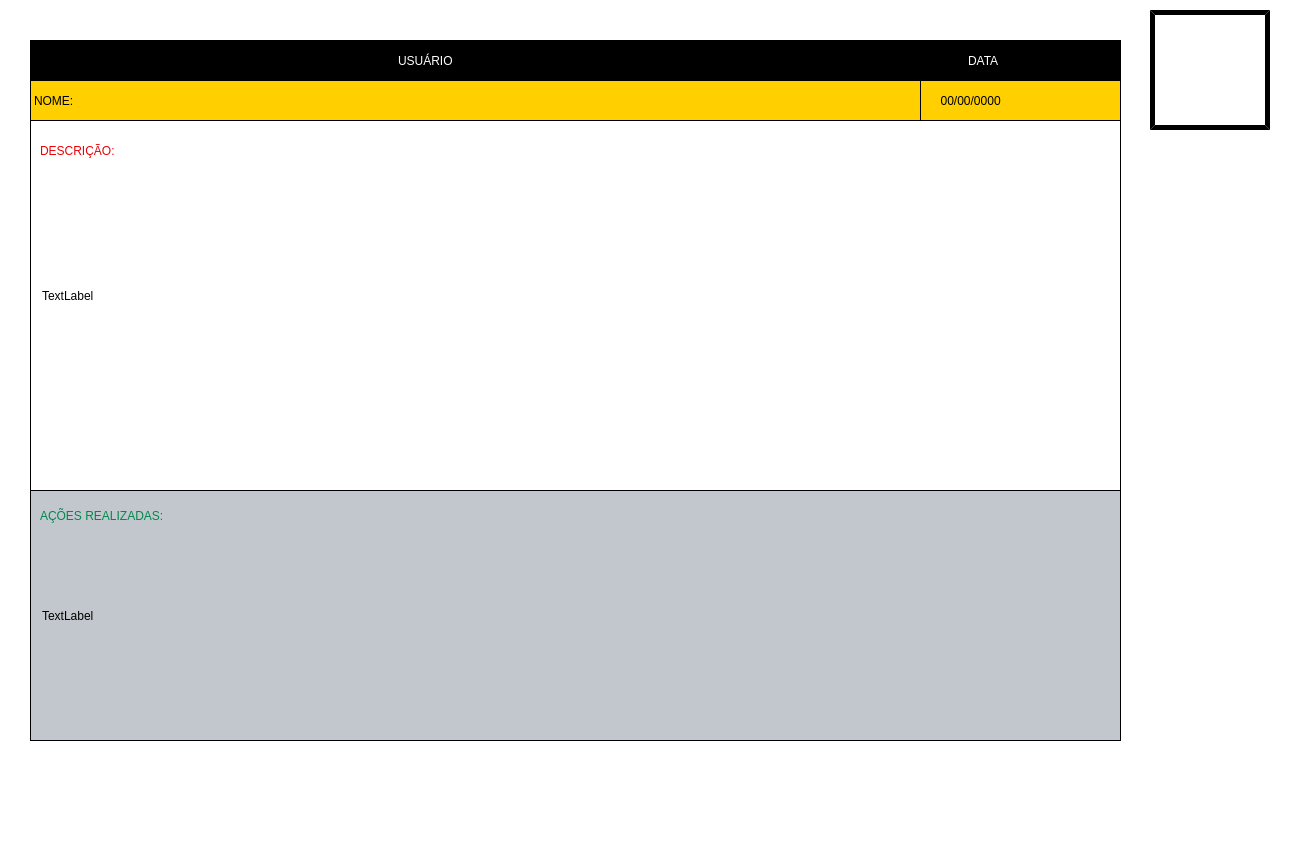
<?xml version="1.0" encoding="UTF-8"?>
<ui version="4.0">
 <class>Ficha_incidente</class>
 <widget class="QMainWindow" name="Ficha_incidente">
  <property name="geometry">
   <rect>
    <x>0</x>
    <y>0</y>
    <width>1290</width>
    <height>841</height>
   </rect>
  </property>
  <property name="minimumSize">
   <size>
    <width>1290</width>
    <height>841</height>
   </size>
  </property>
  <property name="maximumSize">
   <size>
    <width>1290</width>
    <height>841</height>
   </size>
  </property>
  <property name="windowTitle">
   <string>MainWindow</string>
  </property>
  <property name="styleSheet">
   <string notr="true">background-color: rgb(255, 255, 255);</string>
  </property>
  <property name="animated">
   <bool>true</bool>
  </property>
  <widget class="QWidget" name="centralwidget">
   <widget class="QPushButton" name="botao_home">
    <property name="geometry">
     <rect>
      <x>1150</x>
      <y>10</y>
      <width>120</width>
      <height>120</height>
     </rect>
    </property>
    <property name="styleSheet">
     <string notr="true">
border-style: outset;
border-color: rgb(0, 0, 0);
border-width:5px;
font: 75 65pt &quot;Bosch Sans Bold&quot;;
border-radius: 0px;
background-color: rgb(255, 255, 255);
</string>
    </property>
    <property name="text">
     <string/>
    </property>
    <property name="icon">
     <iconset>
      <normaloff>imagens/Home_Registros.png</normaloff>imagens/Home_Registros.png</iconset>
    </property>
    <property name="iconSize">
     <size>
      <width>105</width>
      <height>105</height>
     </size>
    </property>
   </widget>
   <widget class="QLabel" name="label_fundo_cinza">
    <property name="geometry">
     <rect>
      <x>30</x>
      <y>490</y>
      <width>1091</width>
      <height>251</height>
     </rect>
    </property>
    <property name="styleSheet">
     <string notr="true">border-style: outset;
border-color: rgb(0, 0, 0);
border-width:1px;
font: 75 85pt &quot;Bosch Sans Bold&quot;;
border-radius: 0px;
background-color: rgb(193, 199, 204);</string>
    </property>
    <property name="text">
     <string/>
    </property>
   </widget>
   <widget class="QLabel" name="label_nome">
    <property name="geometry">
     <rect>
      <x>30</x>
      <y>80</y>
      <width>891</width>
      <height>41</height>
     </rect>
    </property>
    <property name="styleSheet">
     <string notr="true">border-style: outset;
border-color: rgb(0, 0, 0);
border-width:1px;
font: 75 16pt &quot;Bosch Sans Bold&quot;;
border-radius: 0px;
background-color: rgb(255, 207, 0);</string>
    </property>
    <property name="text">
     <string>NOME:</string>
    </property>
   </widget>
   <widget class="QLabel" name="label_fundo_branco">
    <property name="geometry">
     <rect>
      <x>30</x>
      <y>120</y>
      <width>1091</width>
      <height>371</height>
     </rect>
    </property>
    <property name="styleSheet">
     <string notr="true">border-style: outset;
border-color: rgb(0, 0, 0);
border-width:1px;
font: 75 85pt &quot;Bosch Sans Bold&quot;;
border-radius: 0px;
background-color: rgb(255, 255, 255);</string>
    </property>
    <property name="text">
     <string/>
    </property>
   </widget>
   <widget class="QLabel" name="label_fundo_preto">
    <property name="geometry">
     <rect>
      <x>30</x>
      <y>40</y>
      <width>1091</width>
      <height>41</height>
     </rect>
    </property>
    <property name="styleSheet">
     <string notr="true">border-style: outset;
border-color: rgb(0, 0, 0);
border-width:1px;
font: 75 85pt &quot;Bosch Sans Bold&quot;;
border-radius: 0px;
background-color: rgb(0, 0, 0);</string>
    </property>
    <property name="text">
     <string/>
    </property>
   </widget>
   <widget class="QLabel" name="label_data">
    <property name="geometry">
     <rect>
      <x>920</x>
      <y>80</y>
      <width>201</width>
      <height>41</height>
     </rect>
    </property>
    <property name="styleSheet">
     <string notr="true">border-style: outset;
border-color: rgb(0, 0, 0);
border-width:1px;
font: 75 16pt &quot;Bosch Sans Bold&quot;;
border-radius: 0px;
background-color: rgb(255, 207, 0);</string>
    </property>
    <property name="text">
     <string>     00/00/0000</string>
    </property>
   </widget>
   <widget class="QLabel" name="label_titulo_usuario">
    <property name="geometry">
     <rect>
      <x>390</x>
      <y>40</y>
      <width>171</width>
      <height>41</height>
     </rect>
    </property>
    <property name="styleSheet">
     <string notr="true">border-style: outset;
border-color: rgb(0, 0, 0);
border-width:5px;
font: 75 24pt &quot;Bosch Sans Bold&quot;;
border-radius: 75px;
background-color: rgb(0, 0, 0);
color: rgb(255, 255, 255);</string>
    </property>
    <property name="text">
     <string>USUÁRIO</string>
    </property>
   </widget>
   <widget class="QLabel" name="label_titulo_data">
    <property name="geometry">
     <rect>
      <x>960</x>
      <y>40</y>
      <width>111</width>
      <height>41</height>
     </rect>
    </property>
    <property name="styleSheet">
     <string notr="true">border-style: outset;
border-color: rgb(0, 0, 0);
border-width:5px;
font: 75 24pt &quot;Bosch Sans Bold&quot;;
border-radius: 75px;
background-color: rgb(0, 0, 0);
color: rgb(255, 255, 255);</string>
    </property>
    <property name="text">
     <string>DATA</string>
    </property>
   </widget>
   <widget class="QLabel" name="label_titulo_descricao">
    <property name="geometry">
     <rect>
      <x>40</x>
      <y>130</y>
      <width>141</width>
      <height>41</height>
     </rect>
    </property>
    <property name="styleSheet">
     <string notr="true">border-style: outset;
border-color: rgb(0, 0, 0);
border-width:0px;
font: 75 16pt &quot;Bosch Sans Bold&quot;;
border-radius: 75px;
background-color: rgb(255, 255, 255);
color: rgb(237, 0, 7);</string>
    </property>
    <property name="text">
     <string>DESCRIÇÃO:</string>
    </property>
   </widget>
   <widget class="QLabel" name="label_titulo_acoes_realizadas">
    <property name="geometry">
     <rect>
      <x>40</x>
      <y>500</y>
      <width>231</width>
      <height>31</height>
     </rect>
    </property>
    <property name="styleSheet">
     <string notr="true">border-style: outset;
border-color: rgb(0, 0, 0);
border-width:0px;
font: 75 16pt &quot;Bosch Sans Bold&quot;;
border-radius: 75px;
background-color: rgb(193, 199, 204);
color: rgb(0, 136, 74);</string>
    </property>
    <property name="text">
     <string>AÇÕES REALIZADAS:</string>
    </property>
   </widget>
   <widget class="QLabel" name="Label_Borda">
    <property name="geometry">
     <rect>
      <x>0</x>
      <y>783</y>
      <width>1290</width>
      <height>18</height>
     </rect>
    </property>
    <property name="text">
     <string/>
    </property>
    <property name="pixmap">
     <pixmap>Imagens/Borda.png</pixmap>
    </property>
    <property name="scaledContents">
     <bool>true</bool>
    </property>
   </widget>
   <widget class="QLineEdit" name="lineEdit">
    <property name="geometry">
     <rect>
      <x>40</x>
      <y>130</y>
      <width>1071</width>
      <height>331</height>
     </rect>
    </property>
    <property name="styleSheet">
     <string notr="true">border-style: inside;
border-color: rgb(0, 0, 0);
border-width:0px;
font: 75 12pt &quot;Bosch Sans Bold&quot;;

</string>
    </property>
    <property name="text">
     <string>TextLabel</string>
    </property>
   </widget>
   <widget class="QLineEdit" name="lineEdit_2">
    <property name="geometry">
     <rect>
      <x>40</x>
      <y>500</y>
      <width>1071</width>
      <height>231</height>
     </rect>
    </property>
    <property name="styleSheet">
     <string notr="true">border-style: inside;
border-color: rgb(0, 0, 0);
border-width:0px;
font: 75 12pt &quot;Bosch Sans Bold&quot;;
border-radius: 0px;
background-color: rgb(193, 199, 204);
</string>
    </property>
    <property name="text">
     <string>TextLabel</string>
    </property>
   </widget>
   <zorder>botao_home</zorder>
   <zorder>label_fundo_cinza</zorder>
   <zorder>label_nome</zorder>
   <zorder>label_fundo_branco</zorder>
   <zorder>label_fundo_preto</zorder>
   <zorder>label_data</zorder>
   <zorder>label_titulo_usuario</zorder>
   <zorder>label_titulo_data</zorder>
   <zorder>Label_Borda</zorder>
   <zorder>lineEdit</zorder>
   <zorder>lineEdit_2</zorder>
   <zorder>label_titulo_descricao</zorder>
   <zorder>label_titulo_acoes_realizadas</zorder>
  </widget>
  <widget class="QMenuBar" name="menubar">
   <property name="geometry">
    <rect>
     <x>0</x>
     <y>0</y>
     <width>1290</width>
     <height>21</height>
    </rect>
   </property>
  </widget>
  <widget class="QStatusBar" name="statusbar"/>
 </widget>
 <resources/>
 <connections/>
</ui>
